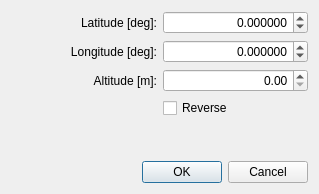
<?xml version="1.0" encoding="UTF-8"?>
<ui version="4.0">
 <class>DialogWGS</class>
 <widget class="QDialog" name="DialogWGS">
  <property name="geometry">
   <rect>
    <x>0</x>
    <y>0</y>
    <width>319</width>
    <height>194</height>
   </rect>
  </property>
  <property name="windowTitle">
   <string>Dialog</string>
  </property>
  <layout class="QGridLayout" name="gridLayout">
   <item row="1" column="0">
    <widget class="QLabel" name="label_2">
     <property name="text">
      <string>Longitude [deg]:</string>
     </property>
     <property name="alignment">
      <set>Qt::AlignRight|Qt::AlignTrailing|Qt::AlignVCenter</set>
     </property>
     <property name="buddy">
      <cstring>spinBoxLon</cstring>
     </property>
    </widget>
   </item>
   <item row="0" column="1">
    <widget class="QDoubleSpinBox" name="spinBoxLat">
     <property name="alignment">
      <set>Qt::AlignRight|Qt::AlignTrailing|Qt::AlignVCenter</set>
     </property>
     <property name="decimals">
      <number>6</number>
     </property>
     <property name="minimum">
      <double>-90.000000000000000</double>
     </property>
     <property name="maximum">
      <double>90.000000000000000</double>
     </property>
    </widget>
   </item>
   <item row="4" column="0" colspan="2">
    <spacer name="verticalSpacer">
     <property name="orientation">
      <enum>Qt::Vertical</enum>
     </property>
     <property name="sizeHint" stdset="0">
      <size>
       <width>20</width>
       <height>125</height>
      </size>
     </property>
    </spacer>
   </item>
   <item row="5" column="0" colspan="2">
    <widget class="QDialogButtonBox" name="buttonBox">
     <property name="orientation">
      <enum>Qt::Horizontal</enum>
     </property>
     <property name="standardButtons">
      <set>QDialogButtonBox::Cancel|QDialogButtonBox::Ok</set>
     </property>
    </widget>
   </item>
   <item row="1" column="1">
    <widget class="QDoubleSpinBox" name="spinBoxLon">
     <property name="alignment">
      <set>Qt::AlignRight|Qt::AlignTrailing|Qt::AlignVCenter</set>
     </property>
     <property name="decimals">
      <number>6</number>
     </property>
     <property name="minimum">
      <double>-180.000000000000000</double>
     </property>
     <property name="maximum">
      <double>180.000000000000000</double>
     </property>
    </widget>
   </item>
   <item row="0" column="0">
    <widget class="QLabel" name="label">
     <property name="text">
      <string>Latitude [deg]:</string>
     </property>
     <property name="alignment">
      <set>Qt::AlignRight|Qt::AlignTrailing|Qt::AlignVCenter</set>
     </property>
     <property name="buddy">
      <cstring>spinBoxLat</cstring>
     </property>
    </widget>
   </item>
   <item row="2" column="0">
    <widget class="QLabel" name="label_3">
     <property name="text">
      <string>Altitude [m]:</string>
     </property>
     <property name="alignment">
      <set>Qt::AlignRight|Qt::AlignTrailing|Qt::AlignVCenter</set>
     </property>
     <property name="buddy">
      <cstring>spinBoxAlt</cstring>
     </property>
    </widget>
   </item>
   <item row="2" column="1">
    <widget class="QDoubleSpinBox" name="spinBoxAlt">
     <property name="alignment">
      <set>Qt::AlignRight|Qt::AlignTrailing|Qt::AlignVCenter</set>
     </property>
     <property name="maximum">
      <double>9999.989999999999782</double>
     </property>
    </widget>
   </item>
   <item row="3" column="1">
    <widget class="QCheckBox" name="checkBoxRev">
     <property name="text">
      <string>Reverse</string>
     </property>
    </widget>
   </item>
  </layout>
 </widget>
 <tabstops>
  <tabstop>spinBoxLat</tabstop>
  <tabstop>spinBoxLon</tabstop>
  <tabstop>spinBoxAlt</tabstop>
  <tabstop>checkBoxRev</tabstop>
 </tabstops>
 <resources/>
 <connections>
  <connection>
   <sender>buttonBox</sender>
   <signal>accepted()</signal>
   <receiver>DialogWGS</receiver>
   <slot>accept()</slot>
   <hints>
    <hint type="sourcelabel">
     <x>229</x>
     <y>165</y>
    </hint>
    <hint type="destinationlabel">
     <x>157</x>
     <y>193</y>
    </hint>
   </hints>
  </connection>
  <connection>
   <sender>buttonBox</sender>
   <signal>rejected()</signal>
   <receiver>DialogWGS</receiver>
   <slot>reject()</slot>
   <hints>
    <hint type="sourcelabel">
     <x>297</x>
     <y>171</y>
    </hint>
    <hint type="destinationlabel">
     <x>286</x>
     <y>193</y>
    </hint>
   </hints>
  </connection>
 </connections>
</ui>
